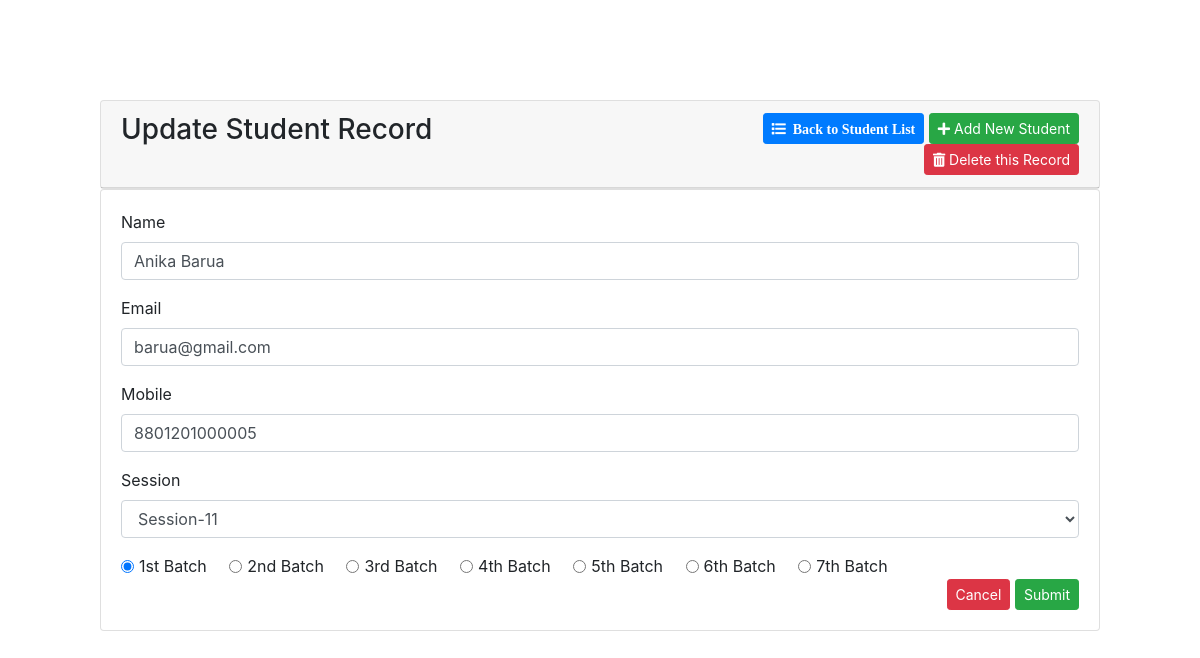
The page /PHP_Basic_CRUD/edit.php?id=5 on the database its author committed.
### tables this page shows
CREATE TABLE `students` (
  `id` int(10) NOT NULL,
  `student_id` varchar(255) NOT NULL,
  `student_name` varchar(255) NOT NULL,
  `mobile` varchar(100) NOT NULL,
  `email` varchar(200) DEFAULT NULL,
  `session` varchar(100) NOT NULL,
  `batch` varchar(100) NOT NULL,
  `created_by` int(10) DEFAULT NULL,
  `updated_by` int(10) DEFAULT NULL,
  `created_at` timestamp NOT NULL DEFAULT CURRENT_TIMESTAMP,
  `updated_at` timestamp NOT NULL DEFAULT CURRENT_TIMESTAMP
);

### PHP_Basic_CRUD/edit.php (the view, shortened to what this page needs)
<?php
require_once "connection.php";
$studentRecordID = $_GET['id'];
$singleRecordFetchQuery = "SELECT * FROM students WHERE id=$studentRecordID";
$result = mysqli_query($connection, $singleRecordFetchQuery);
$row = mysqli_fetch_array($result);
?>
<!DOCTYPE html>
<html lang="en">
    <head>
        <?php include "head.php"; ?>
    </head>
    <body>
        <div class="container1">
            <div class="card">
                <div class="card-header">
                    <div class="row">
                        <div class="col-sm-6">
                            <h3>Update Student Record</h3>
                        </div>
                        <div class="col-sm-6 text-right">
                            <a href="index.php" class="btn btn-sm btn-primary pull-right">
                                <span class="fas fa-list"> &nbsp;Back to Student List</span>
                            </a>
                            <a href="create.php" class="btn btn-sm btn-success">
                                <span class='fas fa-plus'></span>&nbsp;Add New Student
                            </a>
                            <a href="delete.php?id=<?php echo $row["id"]; ?>" class="btn btn-sm btn-danger pull-right delete">
                                <span class='fas fa-trash-alt'></span>&nbsp;Delete this Record
                            </a>
                        </div>
                    </div>
                </div>
            </div>
            <div class="card">
                <div class="card-body">
                    <div class="row">
                        <div class="col-sm-12">
                        <form action="update.php" method="POST">
                        <div class="form-group">
                            <label for="name">Name</label>
                            <input type="text" name="name" id="name" class="form-control" value="<?php echo $row["student_name"]; ?>" maxlength="50" required="">
                        </div>
                        <div class="form-group ">
                            <label for="email">Email</label>
                            <input type="email" name="email" id="email" class="form-control" value="<?php echo $row["email"]; ?>" maxlength="30" required="">
                        </div>
                        <div class="form-group">
                            <label for="mobile">Mobile</label>
                            <input type="text" name="mobile" id="mobile" class="form-control" value="<?php echo $row["mobile"]; ?>" maxlength="12"required="">
                        </div>
                        <div class="form-group">
                            <label for="session">Session</label>
                            <?php $session = $row["session"]; ?>
                            <select id="session" class="form-control" name="session">
                                <option value="Session-11" <?php echo ($session == "Session-11") ? 'selected="selected"' : ''; ?>>Session-11</option>
                            </select>
                        </div>
                        <div class="form-check form-check-inline">
                            <?php $batch = $row["batch"]; ?>
                            <input class="form-check-input" type="radio" name="batch" id="batch" value="1st" <?php echo ($batch == "1st") ? 'checked' : ''; ?>>
                            <label for="batch" class="form-check-label">1st Batch</label> &nbsp;&nbsp;&nbsp;&nbsp;&nbsp;
                            <input class="form-check-input" type="radio" name="batch" id="batch" value="2nd" <?php echo ($batch == "2nd") ? 'checked' : ''; ?>>
                            <label class="form-check-label">2nd Batch</label> &nbsp;&nbsp;&nbsp;&nbsp;&nbsp;
                            <input class="form-check-input" type="radio" name="batch" id="batch" value="3rd" <?php echo ($batch == "3rd") ? 'checked' : ''; ?>>
                            <label class="form-check-label">3rd Batch</label> &nbsp;&nbsp;&nbsp;&nbsp;&nbsp;
                            <input class="form-check-input" type="radio" name="batch" id="batch" value="4th" <?php echo ($batch == "4th") ? 'checked' : ''; ?>>
                            <label class="form-check-label">4th Batch</label> &nbsp;&nbsp;&nbsp;&nbsp;&nbsp;
                            <input class="form-check-input" type="radio" name="batch" id="batch" value="5th" <?php echo ($batch == "5th") ? 'checked' : ''; ?>>
                            <label class="form-check-label">5th Batch</label> &nbsp;&nbsp;&nbsp;&nbsp;&nbsp;
                            <input class="form-check-input" type="radio" name="batch" id="batch" value="6th" <?php echo ($batch == "6th") ? 'checked' : ''; ?>>
                            <label class="form-check-label">6th Batch</label> &nbsp;&nbsp;&nbsp;&nbsp;&nbsp;
                            <input class="form-check-input" type="radio" name="batch" id="batch" value="7th" <?php echo ($batch == "7th") ? 'checked' : ''; ?>>
                            <label class="form-check-label">7th Batch</label> &nbsp;&nbsp;&nbsp;&nbsp;&nbsp;
                        </div>
                        <div class="text-right">
                            <a href="index.php" class="btn btn-sm btn-danger">Cancel</a>
                            <input type="submit" class="btn btn-sm btn-success" name="update" value="Submit">
                        </div>
                    </form>
                        </div>
                    </div>
                </div>
            </div>
        </div>
    </body>
</html>

### PHP_Basic_CRUD/edit.php (style rules this page uses)
.container1 { padding: 100px; }

### rows shown on the page
students: name "Anika Barua", email "barua@gmail.com", mobile "8801201000005", session "Session-11", batch "☑ 1st Batch"
